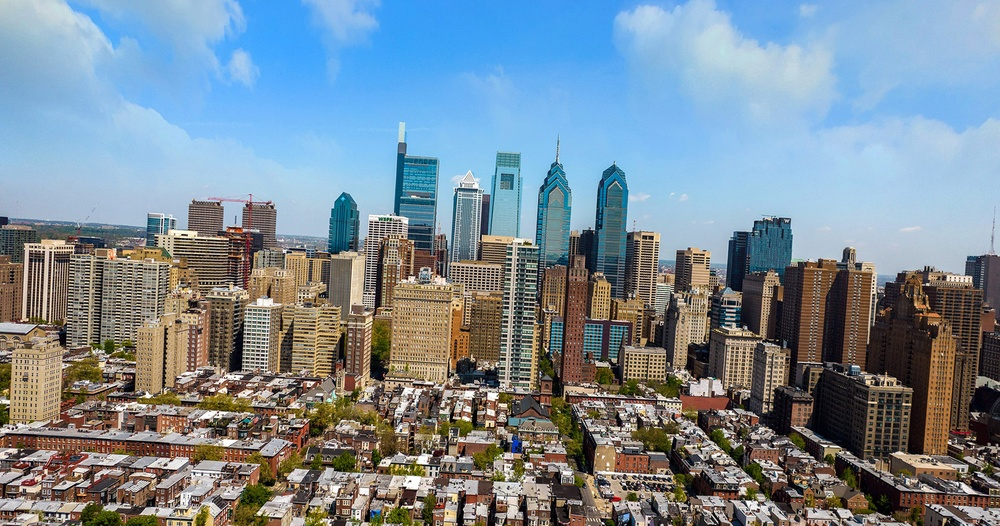
#> input picture Code/Philadelphia.jpg, 1000 x 526 px, shrunk from 1852 x 974 before the run, found by its file name
$ python Sandbox.Starting.py
#> lines starting #> are read from the running program, lines starting #| are printed output that depends on the picture
# >1
import matplotlib.pyplot as plt
#<1 #>2
from PIL import ImageEnhance
#<2 #>3
import numpy as np
from PIL import Image
#<3 #>4
import matplotlib.image as mpimg
#<4

#[Data Philadelphia.jpg]#@>5
image = mpimg.imread('Philadelphia.jpg') #[$Data.out]#@1
#> image is the input picture: shape (526, 1000, 3); mean R, G, B 122.7, 138.2, 149.2
#<5

#[Rotate 3.3]#@>6
pilImage = Image.fromarray(image)
imageRotated = np.array(pilImage.rotate(3.3)) #[$Rotate.out]#@2
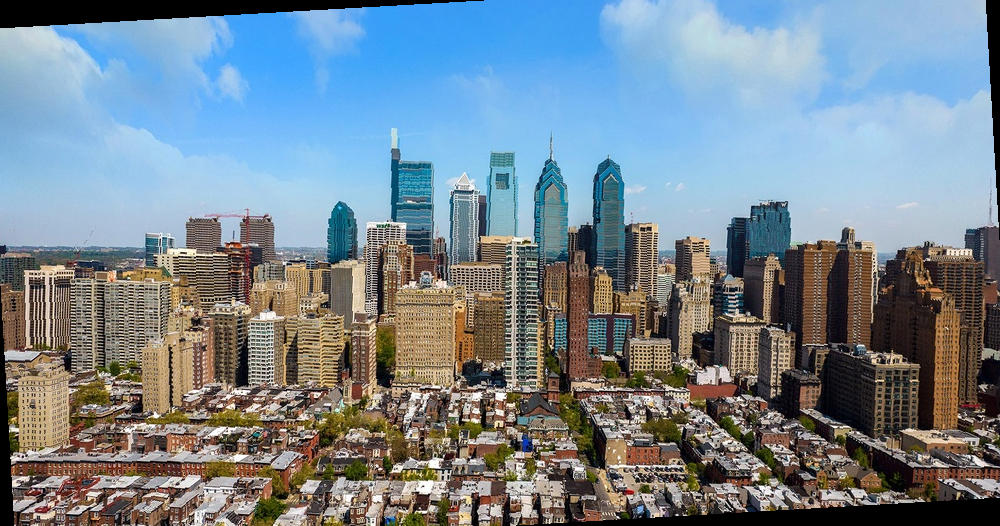
#> imageRotated: shape (526, 1000, 3); mean R, G, B 118.4, 133.4, 144
#<6

#[Crop --amount 15%]#@>7
pilShape = imageRotated.shape
#> pilShape = (526, 1000, 3)
pilImageHeight = pilShape[0]
#> pilImageHeight = 526
pilImageWidth = pilShape[1]
#> pilImageWidth = 1000

pilImage = Image.fromarray(imageRotated)
imageCropped = np.array(pilImage.crop((0.15 * pilImageWidth, 0.15 * pilImageHeight, 0.85 * pilImageWidth, 0.85 * pilImageHeight))) #[$Crop.out]#@3
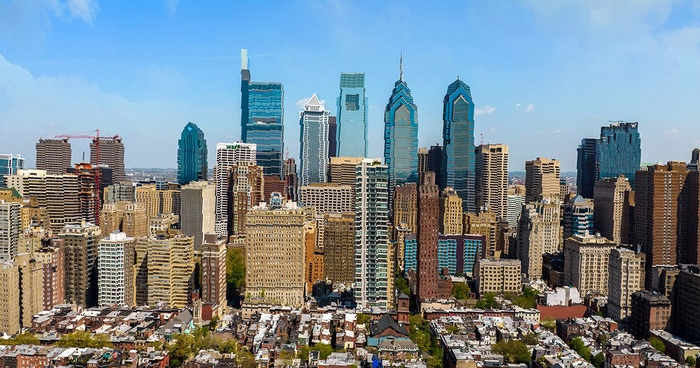
#> imageCropped: shape (368, 700, 3); mean R, G, B 121.9, 136.3, 144.1
#<7

#[Brighten 10%]#@>8
pilImage = Image.fromarray(imageCropped)
pilImage = ImageEnhance.Brightness(pilImage).enhance(1.1)
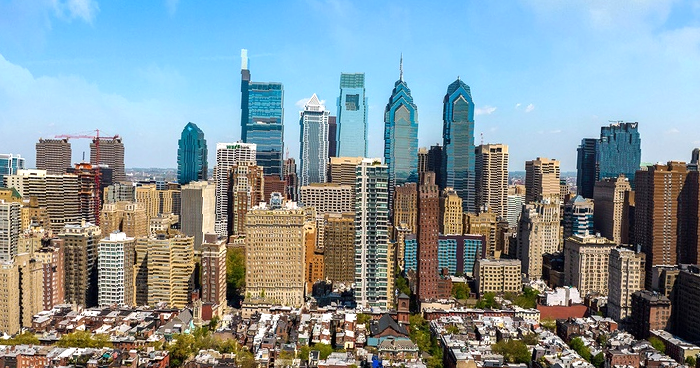
#> pilImage: PIL image 700x368 RGB; mean R, G, B 133.4, 149.4, 155
imageBrightened = np.array(pilImage) #[$Brighten.out]#@4
#<8

#[Saturation --amount 30%]#@>9
pilImage = Image.fromarray(imageBrightened)
pilImage = ImageEnhance.Color(pilImage).enhance(1.3)
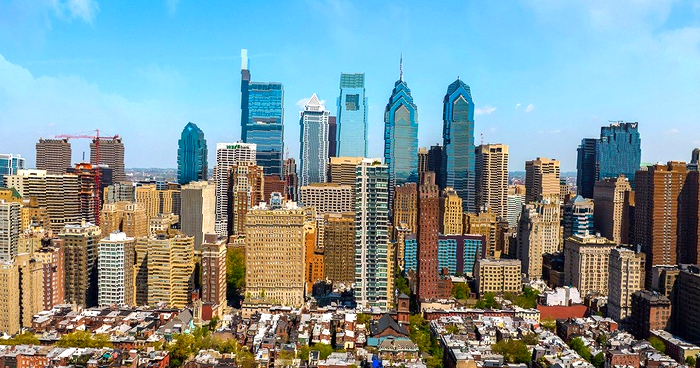
#> pilImage: PIL image 700x368 RGB; mean R, G, B 129.6, 150.2, 152.7
imageSaturation = np.array(pilImage) #[$Saturation.out]#@5
#<9

#[Visualize]#@>10
plt.imshow(imageSaturation)
plt.show()
#<10
